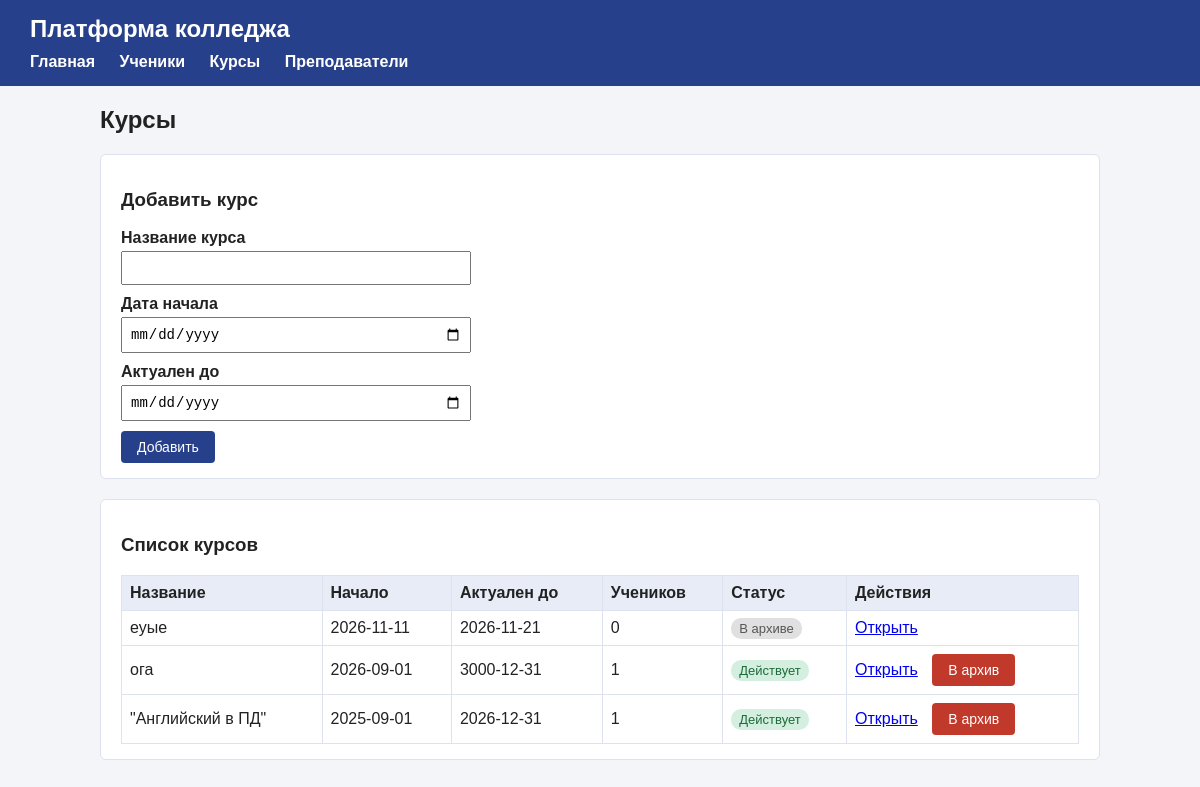
/courses.php, run on the app's committed database.
### tables this page shows
CREATE TABLE courses (
    id INTEGER PRIMARY KEY AUTOINCREMENT,
    name TEXT NOT NULL,
    start_date TEXT NOT NULL,
    actual_date TEXT NOT NULL
);

### db.php (called while the page is built, shortened)
<?php
function h($text)
{
    return htmlspecialchars((string) $text, ENT_QUOTES, 'UTF-8');
}
function course_is_active($course)
{
    $today = date('Y-m-d');
    if ($course['actual_date'] > $today) {
        return true;
    }
    return false;
}

### courses.php (the view, shortened to what this page needs)
<?php
require 'db.php';
$courses = $db->query('SELECT courses.*, COUNT(students.id) AS students_count
    FROM courses
    LEFT JOIN students ON students.course_id = courses.id
    GROUP BY courses.id
    ORDER BY courses.id DESC')->fetchAll(PDO::FETCH_ASSOC);
require 'header.php';
?>
<h2>Курсы</h2>
<section class="box">
    <h3>Добавить курс</h3>
    <form method="post">
        <label>Название курса
            <input type="text" name="name" required>
        </label>
        <label>Дата начала
            <input type="date" name="start_date" required>
        </label>
        <label>Актуален до
            <input type="date" name="actual_date" required>
        </label>
        <button type="submit">Добавить</button>
    </form>
</section>
<section class="box">
    <h3>Список курсов</h3>
    <?php if (count($courses) == 0) { ?>
        <p>Курсов пока нет.</p>
    <?php } else { ?>
        <table>
            <tr>
                <th>Название</th>
                <th>Начало</th>
                <th>Актуален до</th>
                <th>Учеников</th>
                <th>Статус</th>
                <th>Действия</th>
            </tr>
            <?php foreach ($courses as $course) { ?>
                <tr>
                    <td><?php echo h($course['name']); ?></td>
                    <td><?php echo h($course['start_date']); ?></td>
                    <td><?php echo h($course['actual_date']); ?></td>
                    <td><?php echo $course['students_count']; ?></td>
                    <td>
                        <?php if (course_is_active($course)) { ?>
                            <span class="status active">Действует</span>
                        <?php } else { ?>
                            <span class="status archive">В архиве</span>
                        <?php } ?>
                    </td>
                    <td class="actions">
                        <a href="course.php?id=<?php echo $course['id']; ?>">Открыть</a>
                        <?php if (course_is_active($course)) { ?>
                            <form method="post" class="inline">
                                <button type="submit" class="danger">В архив</button>
                            </form>
                        <?php } ?>
                    </td>
                </tr>
            <?php } ?>
        </table>
    <?php } ?>
</section>
<?php require 'footer.php'; ?>

### header.php (shortened to what this page needs)
<!DOCTYPE html>
<html lang="ru">
<head>
    <link rel="stylesheet" href="style.css">
</head>
<body>
<header>
    <h1>Платформа колледжа</h1>
    <nav>
        <a href="index.php">Главная</a>
        <a href="students.php">Ученики</a>
        <a href="courses.php">Курсы</a>
        <a href="teachers.php">Преподаватели</a>
    </nav>
</header>
<main>

### footer.php
</main>
</body>
</html>

### style.css (style rules this page uses)
body { margin: 0; font-family: Arial, sans-serif; background: #f3f5f9; color: #222; }
header { background: #26408b; color: white; padding: 15px 30px; }
header h1 { margin: 0 0 10px 0; font-size: 24px; }
nav a { color: white; margin-right: 20px; text-decoration: none; font-weight: bold; }
main { max-width: 1000px; margin: 20px auto; padding: 0 15px; }
.box { background: white; padding: 15px 20px; margin-bottom: 20px; border-radius: 6px; border: 1px solid #dde2ee; }
form label { display: block; margin-bottom: 10px; font-weight: bold; }
form input, form select { display: block; width: 100%; max-width: 350px; padding: 7px; margin-top: 4px; font-size: 14px; box-sizing: border-box; }
button { background: #26408b; color: white; border: none; padding: 8px 16px; border-radius: 4px; font-size: 14px; cursor: pointer; }
button.danger { background: #c0392b; }
form.inline { display: inline; }
table { width: 100%; border-collapse: collapse; }
th, td { border: 1px solid #dde2ee; padding: 8px; text-align: left; }
th { background: #e8ecf6; }
.actions a { margin-right: 10px; }
.status { padding: 3px 8px; border-radius: 10px; font-size: 13px; }
.status.active { background: #d4efdf; color: #1e6b3a; }
.status.archive { background: #e0e0e0; color: #555; }

### data on the page
courses: name "еуые", start_date "2026-11-11", actual_date "2026-11-21", students_count "0", shows "В архиве"
courses: name "ога", start_date "2026-09-01", actual_date "3000-12-31", students_count "1", shows "Действует"
courses: name "\"Английский в ПД\"", start_date "2025-09-01", actual_date "2026-12-31", students_count "1", shows "Действует"
